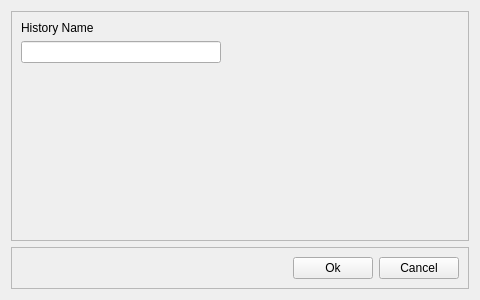
<?xml version="1.0" encoding="UTF-8"?>
<ui version="4.0">
 <class>AddHistoryView</class>
 <widget class="QWidget" name="AddHistoryView">
  <property name="geometry">
   <rect>
    <x>0</x>
    <y>0</y>
    <width>480</width>
    <height>300</height>
   </rect>
  </property>
  <property name="minimumSize">
   <size>
    <width>480</width>
    <height>300</height>
   </size>
  </property>
  <property name="windowTitle">
   <string>Add new History</string>
  </property>
  <layout class="QVBoxLayout" name="verticalLayout_2">
   <item>
    <widget class="QFrame" name="frame">
     <property name="frameShape">
      <enum>QFrame::StyledPanel</enum>
     </property>
     <property name="frameShadow">
      <enum>QFrame::Raised</enum>
     </property>
     <layout class="QGridLayout" name="gridLayout">
      <item row="2" column="0">
       <spacer name="verticalSpacer">
        <property name="orientation">
         <enum>Qt::Vertical</enum>
        </property>
        <property name="sizeHint" stdset="0">
         <size>
          <width>20</width>
          <height>40</height>
         </size>
        </property>
       </spacer>
      </item>
      <item row="0" column="0">
       <widget class="QLabel" name="label">
        <property name="text">
         <string>History Name</string>
        </property>
       </widget>
      </item>
      <item row="1" column="0">
       <widget class="QLineEdit" name="historyNameLineEdit">
        <property name="minimumSize">
         <size>
          <width>200</width>
          <height>20</height>
         </size>
        </property>
        <property name="maximumSize">
         <size>
          <width>200</width>
          <height>182</height>
         </size>
        </property>
       </widget>
      </item>
      <item row="1" column="1">
       <spacer name="horizontalSpacer_2">
        <property name="orientation">
         <enum>Qt::Horizontal</enum>
        </property>
        <property name="sizeHint" stdset="0">
         <size>
          <width>40</width>
          <height>20</height>
         </size>
        </property>
       </spacer>
      </item>
     </layout>
    </widget>
   </item>
   <item>
    <widget class="QFrame" name="frame_2">
     <property name="frameShape">
      <enum>QFrame::StyledPanel</enum>
     </property>
     <property name="frameShadow">
      <enum>QFrame::Raised</enum>
     </property>
     <layout class="QHBoxLayout" name="horizontalLayout">
      <item>
       <spacer name="horizontalSpacer">
        <property name="orientation">
         <enum>Qt::Horizontal</enum>
        </property>
        <property name="sizeHint" stdset="0">
         <size>
          <width>74</width>
          <height>20</height>
         </size>
        </property>
       </spacer>
      </item>
      <item>
       <widget class="QPushButton" name="okPushButton">
        <property name="text">
         <string>Ok</string>
        </property>
       </widget>
      </item>
      <item>
       <widget class="QPushButton" name="cancelPushButton">
        <property name="text">
         <string>Cancel</string>
        </property>
       </widget>
      </item>
     </layout>
    </widget>
   </item>
  </layout>
 </widget>
 <resources/>
 <connections/>
</ui>
